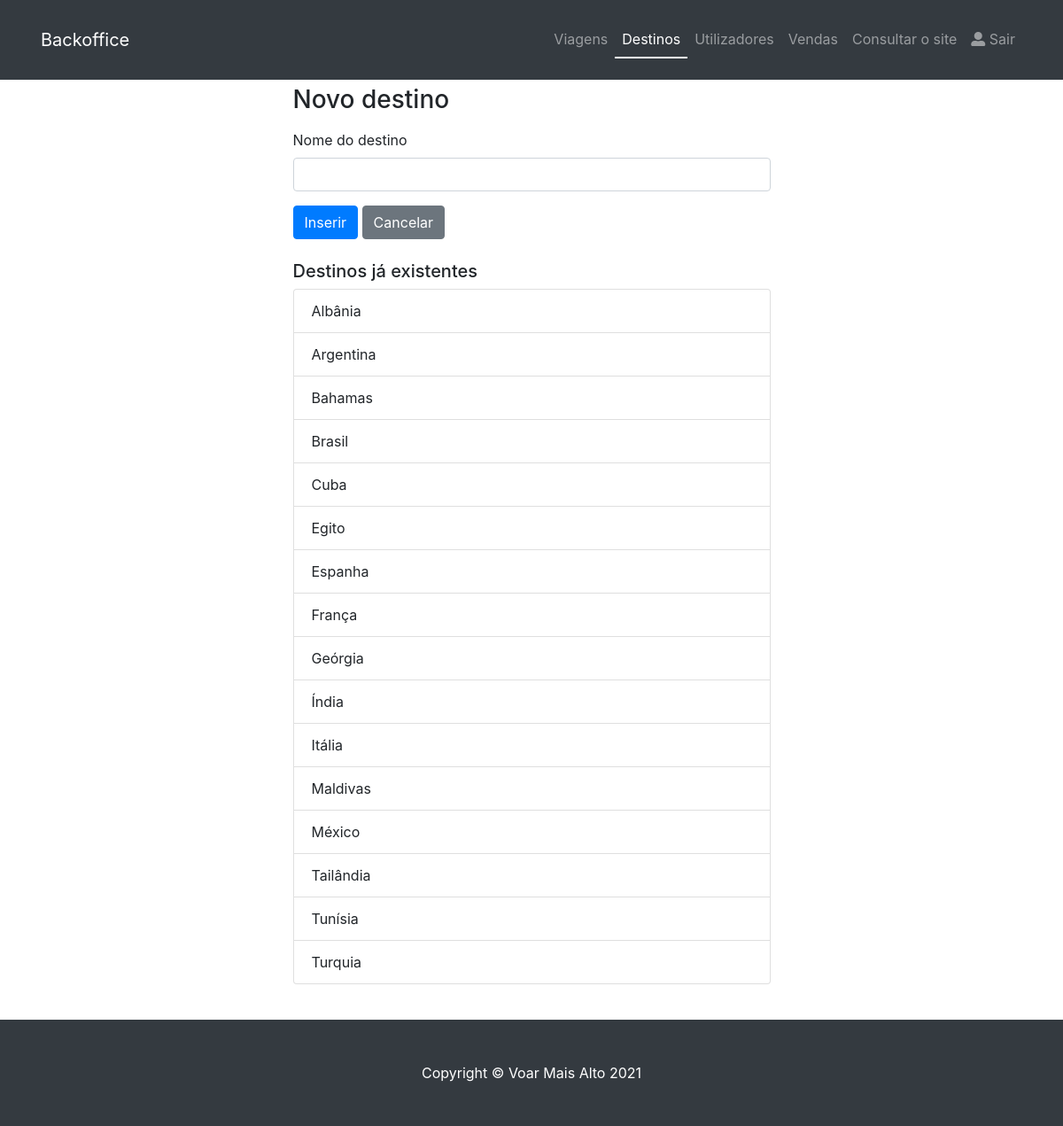
Screenshot of /admin/inserirCategorias.php (signed in) with the database file from the repository.
### tables this page shows
CREATE TABLE `categoria` (
  `CategoriaID` int(11) NOT NULL,
  `CategoriaNome` varchar(40) NOT NULL
);

### db/config.php (called while the page is built, shortened)
<?php
    function e($s) {
        return htmlspecialchars((string)$s, ENT_QUOTES, 'UTF-8');
    }
?>

### admin/inserirCategorias.php (the view, shortened to what this page needs)
<!DOCTYPE html>
<html lang="pt-PT">
<head>
  <link href="../vendor/bootstrap/css/bootstrap.min.css" rel="stylesheet">
  <link href="../css/shop-homepage.css" rel="stylesheet">
  <link rel="stylesheet" href="https://use.fontawesome.com/releases/v5.7.2/css/all.css">
</head>
<body>
<?php
  include '../db/config.php';
  include 'menu.php';
?>
  <div class="container mt-4">
    <div class="row">
      <div class="col-lg-6 offset-lg-3">
        <h1 class="h3 mb-3">Novo destino</h1>
        <form action="insereCategoria.php" method="post">
          <div class="form-group">
            <label for="categoria">Nome do destino</label>
            <input type="text" id="categoria" name="categoria" class="form-control" required>
          </div>
          <button type="submit" class="btn btn-primary">Inserir</button>
          <a href="listaCategorias.php" class="btn btn-secondary">Cancelar</a>
        </form>
        <h2 class="h5 mt-4">Destinos já existentes</h2>
        <ul class="list-group">
          <?php
            $cats = $conexao->query("Select * from categoria order by CategoriaNome");
            if ($cats->num_rows > 0) {
              while ($c = $cats->fetch_assoc()) {
                echo '<li class="list-group-item">'.e($c['CategoriaNome']).'</li>';
              }
            }
          ?>
        </ul>
      </div>
    </div>
  </div>
  <footer class="py-5 bg-dark mt-4">
    <div>
      <p class="m-0 text-center text-white">Copyright &copy; Voar Mais Alto 2021</p>
    </div>
  </footer>
</body>
</html>

### css/shop-homepage.css (style rules this page uses)
body { padding-top: 56px; }
.container { padding: 16px; }
a { color: dodgerblue; }

### rows the page displays
categoria: CategoriaNome "Albânia"
categoria: CategoriaNome "Argentina"
categoria: CategoriaNome "Bahamas"
categoria: CategoriaNome "Brasil"
categoria: CategoriaNome "Cuba"
categoria: CategoriaNome "Egito"
categoria: CategoriaNome "Espanha"
categoria: CategoriaNome "França"
categoria: CategoriaNome "Geórgia"
categoria: CategoriaNome "Índia"
categoria: CategoriaNome "Itália"
categoria: CategoriaNome "Maldivas"
categoria: CategoriaNome "México"
categoria: CategoriaNome "Tailândia"
categoria: CategoriaNome "Tunísia"
categoria: CategoriaNome "Turquia"

### other values shown
$nome "Viagens"
$nome "Destinos"
$nome "Utilizadores"
$nome "Vendas"
